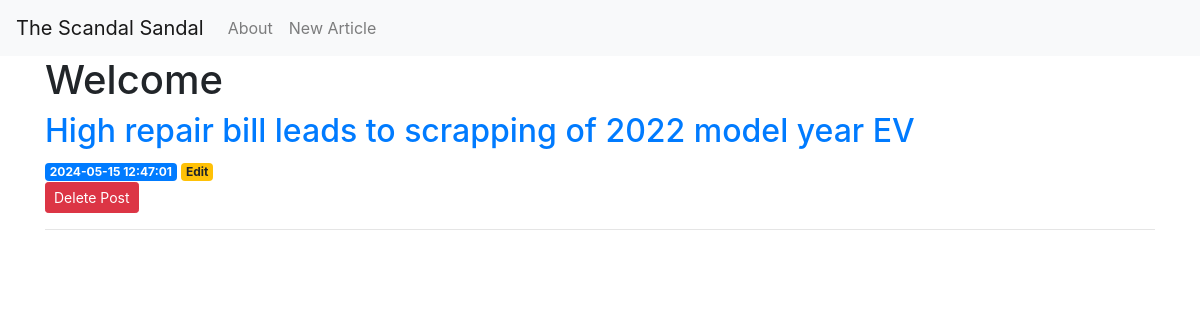
Before: / with the older database file.
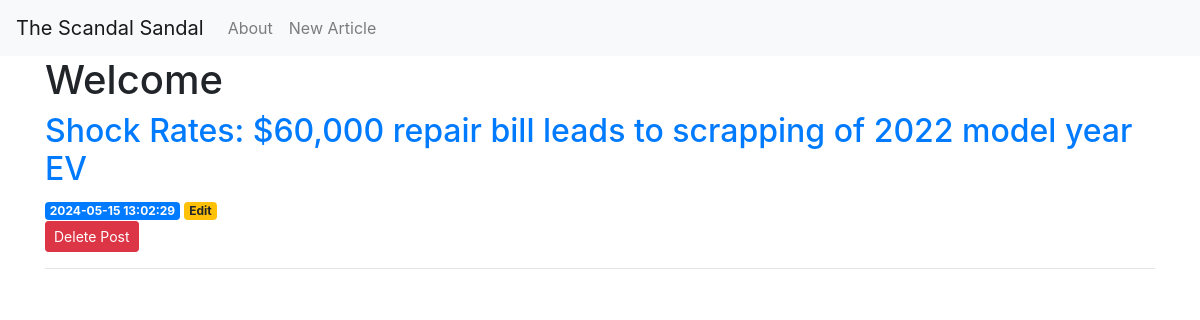
After: the same page with the newer database file.
### tables this page shows
CREATE TABLE articles (
    id INTEGER PRIMARY KEY AUTOINCREMENT,
    created TIMESTAMP NOT NULL DEFAULT CURRENT_TIMESTAMP,
    company TEXT NOT NULL,
    url TEXT NOT NULL,
    headline TEXT NOT NULL,
    content TEXT NOT NULL,
    score_openai_customer_service SMALLINT NOT NULL,
    ex_score_openai_customer_service TEXT NOT NULL,
    score_openai_reliability SMALLINT NOT NULL,
    ex_score_openai_reliability TEXT NOT NULL,
    score_openai_responsibility SMALLINT NOT NULL,
    ex_score_openai_responsibility TEXT NOT NULL
);

### app.py (the view)
@app.route('/')
def index():
    conn = get_db_connection()
    posts = conn.execute('SELECT * FROM articles').fetchall()
    conn.close()
    return render_template('index.html', posts=posts)

### app.py (called while the page is built)
def get_db_connection():
    conn = sqlite3.connect('database.db')
    conn.row_factory = sqlite3.Row
    return conn

### templates/index.html
{% extends 'base.html' %}
{% block content %}
    <h1>{% block title %} Welcome {% endblock %}</h1>
    {% for post in posts %}
        <a href="{{ url_for('post', post_id=post['id']) }}">
            <h2>{{ post['headline'] }}</h2>
        </a>
        <span class="badge badge-primary">{{ post['created'] }}</span>
        <a href="{{ url_for('edit', id=post['id']) }}">
            <span class="badge badge-warning">Edit</span>
        </a>
        <form action="{{ url_for('delete', id=post['id']) }}" method="POST">
            <input type="submit" value="Delete Post"
                    class="btn btn-danger btn-sm"
                    onclick="return confirm('Are you sure you want to delete this post?')">
        </form>
        <hr>
    {% endfor %}
{% endblock %}

### templates/base.html (shortened to what this page needs)
<!doctype html>
<html lang="en">
  <head>
    <link rel="stylesheet" href="https://stackpath.bootstrapcdn.com/bootstrap/4.3.1/css/bootstrap.min.css">
  </head>
  <body>
<nav class="navbar navbar-expand-md navbar-light bg-light">
    <a class="navbar-brand" href="{{ url_for('index')}}">The Scandal Sandal</a>
    <div class="collapse navbar-collapse" id="navbarNav">
        <ul class="navbar-nav">
        <li class="nav-item">
            <a class="nav-link" href="{{url_for('about')}}">About</a>
        </li>
        <li class="nav-item">
            <a class="nav-link" href="{{url_for('create')}}">New Article</a>
        </li>
        </ul>
    </div>
</nav>
<div class="container">
    {% block content %} {% endblock %}
</div>
  </body>
</html>

Changed rows visible on the page:
removed articles: headline "High repair bill leads to scrapping of 2022 model year EV", created "2024-05-15 12:47:01"
added articles: headline "Shock Rates: $60,000 repair bill leads to scrapping of 2022 model year EV", created "2024-05-15 13:02:29"
